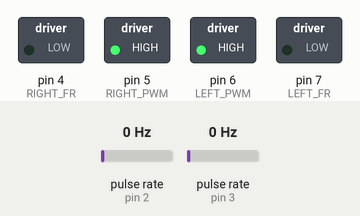
This sketch was run on a simulated Arduino Uno, built with avr-gcc and run on an emulated ATmega328P. Shown: switched loads named in the sketch (green lamp = pin HIGH). Wiring (inferred from the names in the program): 2 × pulse sensor: data pin 2 / data pin 3. Dashed ring = blinking. The inputs (shaded band) are chosen by the test bench; at power-on: pulse rate (sensors on pin 2, pin 3) 0 Hz. The ROS host is connected and sends only what is stated.

Above: at 1.2 s.
1.3 s: pulse rate (sensor on pin 2) set to 50 Hz
At 2.01 s:
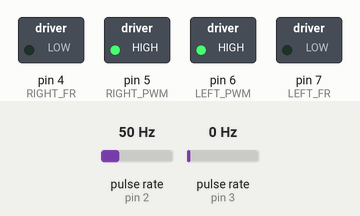
3.7 s: pulse rate (sensor on pin 3) set to 4 Hz
At 5.4 s:
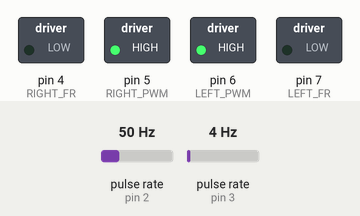
Timing chart, 0 to 6.9 s (numbered marks = the images above; inputs shaded):
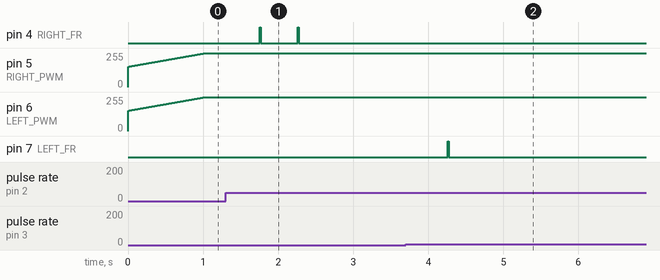

The sketch:

alan_wheels_pid_calibration.ino
```cpp
#include <ros.h>
#include "Arduino.h"
#include <stdlib.h>
#include <PID_v1.h>

// wheels
#define LEFT_PWM 6
#define LEFT_FR 7
#define RIGHT_PWM 5
#define RIGHT_FR 4

//encoders
#define RIGHT_ENCODER 2
#define LEFT_ENCODER 3

//prototypes
void left_encoder();
void right_encoder();

//PID variables
//float Kp = 0.3, Ki =0.01 , Kd = 1000; //original at 62500.00 Hz
float Kp = 0.3, Ki =0.1 , Kd =5000 ; //original at 7812.50 Hz

double LeftWheelState = 0, LeftWheelControlEffort = 0, LeftWheelSetPoint = 0;
double RightWheelState = 0, RightWheelControlEffort = 0, RightWheelSetPoint = 0;
PID RightWheelPidController (&RightWheelState, &RightWheelControlEffort, &RightWheelSetPoint, Kp, Ki, Kd, DIRECT);
PID LeftWheelPidController (&LeftWheelState, &LeftWheelControlEffort, &LeftWheelSetPoint, Kp, Ki, Kd, DIRECT);

ros::NodeHandle nh;

unsigned int LeftTick = 0;
unsigned int RightTick = 0;


//motors
int DesiredPwm = 240;
int MinPwm = 115; //pwm where motor stops moving at 6v
int MaxPwm = 255;
//int MaxRpm = 180; // max rpm at 6v
int MaxRpm = 96; // max rpm at 6v with current load
int PulsesPerRevolution = 384;

void setup() {
	Serial.begin(115200);

	// Setup Timer
	// Reference: https://www.youtube.com/watch?v=IdL0_ZJ7V2s&t=110s
	TCCR1A = 0;
	TCCR1B = 0;
	OCR1A = 31249;
	OCR1B = 15624;
	TCCR1B |= (1<<CS12) | (1<<WGM12);
	TIMSK1 |= (1<<OCIE1A) | (1<<OCIE1B); //enable timer overflow

	//specifically for pin 5 and 6: Reference - https://www.etechnophiles.com/change-frequency-pwm-pins-arduino-uno/
	TCCR0B = TCCR0B & B11111000 | B00000010; // for PWM frequency of 7812.50 Hz

	// hall effect sensor is an open drain output. This means that the
	// sensor will only pull line low, but it won't pull it high. It will just
	// leave it floating, so we need to pull it up to a voltage
	pinMode(LEFT_ENCODER,INPUT_PULLUP);
	pinMode(RIGHT_ENCODER,INPUT_PULLUP);

	attachInterrupt(digitalPinToInterrupt(LEFT_ENCODER),left_encoder,RISING);
	attachInterrupt(digitalPinToInterrupt(RIGHT_ENCODER),right_encoder,RISING);


	// wheels
  	pinMode(LEFT_PWM, OUTPUT);
  	pinMode(LEFT_FR, OUTPUT);
  	pinMode(RIGHT_PWM, OUTPUT);
  	pinMode(RIGHT_FR, OUTPUT);

  	// Init motors to stop
  	digitalWrite(LEFT_FR, LOW);
  	digitalWrite(RIGHT_FR, LOW);
  	analogWrite(LEFT_PWM, 0);
  	analogWrite(RIGHT_PWM, 0);

  	nh.initNode();

	LeftWheelPidController.SetOutputLimits(MinPwm,MaxPwm);
	RightWheelPidController.SetOutputLimits(MinPwm,MaxPwm);

	//turn PID Controllers on
	LeftWheelPidController.SetMode(AUTOMATIC);
	RightWheelPidController.SetMode(AUTOMATIC);

	LeftWheelSetPoint = DesiredPwm;
	RightWheelSetPoint = DesiredPwm;
}

ISR(TIMER1_COMPA_vect) // 0.5s timer
{
	String leftStateLog = String("Left State: " + String(LeftWheelState));
	char* leftStateLogConverted = leftStateLog.c_str();
	nh.loginfo(leftStateLogConverted);

	String rightStateLog = String("Right State: " + String(RightWheelState));
	char* rightStateLogConverted = rightStateLog.c_str();
	nh.loginfo(rightStateLogConverted);
}

ISR(TIMER1_COMPB_vect) // 0.25s timer
{
	double leftSpeed = 60 * (LeftTick / (float)PulsesPerRevolution) / 0.25; //rpm
	double rightSpeed = 60 * (RightTick / (float)PulsesPerRevolution) /0.25; // rpm

	RightTick = 0;
	LeftTick = 0;

	LeftWheelState = map(leftSpeed ,0,MaxRpm,MinPwm,MaxPwm);
	RightWheelState = map(rightSpeed ,0,MaxRpm,MinPwm,MaxPwm);
}

void loop() {
	nh.spinOnce();

	LeftWheelPidController.Compute();
	RightWheelPidController.Compute();

	// may not need to set FR and PWM to high
	if (LeftWheelControlEffort == MinPwm) {
		digitalWrite(LEFT_FR,HIGH);
		digitalWrite(LEFT_PWM,HIGH);
	}
	else {
		digitalWrite(LEFT_FR,LOW);
		analogWrite(LEFT_PWM, LeftWheelControlEffort);
	}

	if (RightWheelControlEffort == MinPwm) {
		digitalWrite(RIGHT_FR,HIGH);
		digitalWrite(RIGHT_PWM,HIGH);
	}
	else {
		digitalWrite(RIGHT_FR,LOW);
		analogWrite(RIGHT_PWM, RightWheelControlEffort);
	}
}

void left_encoder()
{
	LeftTick += 1;
}
void right_encoder()
{
	RightTick += 1;
}
```

Measured:
- after the input at 1.3 s, pin 4 (RIGHT_FR): alternates HIGH for 0.01 s and LOW for 0.49 s, 4 changes in all, then stays LOW, starting after 0.46 s
- after the input at 3.7 s, pin 7 (LEFT_FR): LOW → HIGH after 0.56 s, → LOW 0.01 s later
